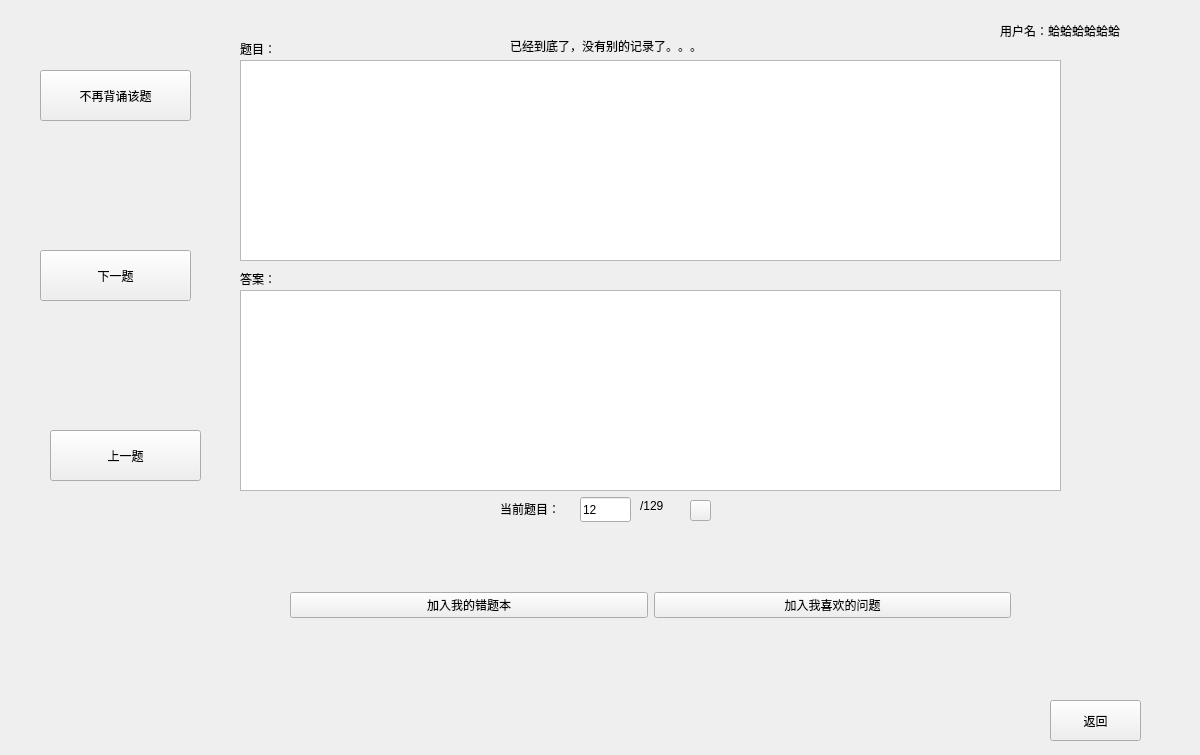
<?xml version="1.0" encoding="UTF-8"?>
<ui version="4.0">
 <class>ReciteForm</class>
 <widget class="QWidget" name="ReciteForm">
  <property name="geometry">
   <rect>
    <x>0</x>
    <y>0</y>
    <width>1200</width>
    <height>755</height>
   </rect>
  </property>
  <property name="windowTitle">
   <string>小航搜题-我的背题集</string>
  </property>
  <widget class="QWidget" name="horizontalLayoutWidget">
   <property name="geometry">
    <rect>
     <x>290</x>
     <y>520</y>
     <width>721</width>
     <height>171</height>
    </rect>
   </property>
   <layout class="QHBoxLayout" name="horizontalLayoutForButtons">
    <item>
     <widget class="QPushButton" name="addToWrongQuestionButton">
      <property name="styleSheet">
       <string notr="true">font: 75 10pt &quot;Consolas&quot; rgb(241, 255, 235);</string>
      </property>
      <property name="text">
       <string>加入我的错题本</string>
      </property>
     </widget>
    </item>
    <item>
     <widget class="QPushButton" name="addToFavoriteQuestionButton">
      <property name="styleSheet">
       <string notr="true">font: 75 10pt &quot;Consolas&quot; rgb(241, 255, 235);</string>
      </property>
      <property name="text">
       <string>加入我喜欢的问题</string>
      </property>
     </widget>
    </item>
   </layout>
  </widget>
  <widget class="QTextEdit" name="questionTextEdit">
   <property name="geometry">
    <rect>
     <x>240</x>
     <y>60</y>
     <width>821</width>
     <height>201</height>
    </rect>
   </property>
   <property name="styleSheet">
    <string notr="true">font: 75 10pt &quot;Consolas&quot; rgb(241, 255, 235);</string>
   </property>
   <property name="html">
    <string>&lt;!DOCTYPE HTML PUBLIC &quot;-//W3C//DTD HTML 4.0//EN&quot; &quot;http://www.w3.org/TR/REC-html40/strict.dtd&quot;&gt;
&lt;html&gt;&lt;head&gt;&lt;meta name=&quot;qrichtext&quot; content=&quot;1&quot; /&gt;&lt;style type=&quot;text/css&quot;&gt;
p, li { white-space: pre-wrap; }
&lt;/style&gt;&lt;/head&gt;&lt;body style=&quot; font-family:'Consolas'; font-size:10pt; font-weight:72; font-style:normal;&quot;&gt;
&lt;p style=&quot;-qt-paragraph-type:empty; margin-top:0px; margin-bottom:0px; margin-left:0px; margin-right:0px; -qt-block-indent:0; text-indent:0px;&quot;&gt;&lt;br /&gt;&lt;/p&gt;&lt;/body&gt;&lt;/html&gt;</string>
   </property>
  </widget>
  <widget class="QPushButton" name="nextQuestionButton">
   <property name="geometry">
    <rect>
     <x>40</x>
     <y>250</y>
     <width>151</width>
     <height>51</height>
    </rect>
   </property>
   <property name="styleSheet">
    <string notr="true">font: 75 10pt &quot;Consolas&quot; rgb(241, 255, 235);</string>
   </property>
   <property name="text">
    <string>下一题</string>
   </property>
  </widget>
  <widget class="QPushButton" name="clearCurrentQuestionButton">
   <property name="geometry">
    <rect>
     <x>40</x>
     <y>70</y>
     <width>151</width>
     <height>51</height>
    </rect>
   </property>
   <property name="styleSheet">
    <string notr="true">font: 75 10pt &quot;Consolas&quot; rgb(241, 255, 235);</string>
   </property>
   <property name="text">
    <string>不再背诵该题</string>
   </property>
  </widget>
  <widget class="QPushButton" name="preQuestionButton">
   <property name="geometry">
    <rect>
     <x>50</x>
     <y>430</y>
     <width>151</width>
     <height>51</height>
    </rect>
   </property>
   <property name="styleSheet">
    <string notr="true">font: 75 10pt &quot;Consolas&quot; rgb(241, 255, 235);</string>
   </property>
   <property name="text">
    <string>上一题</string>
   </property>
  </widget>
  <widget class="QPushButton" name="goBackButton">
   <property name="geometry">
    <rect>
     <x>1050</x>
     <y>700</y>
     <width>91</width>
     <height>41</height>
    </rect>
   </property>
   <property name="styleSheet">
    <string notr="true">font: 75 10pt &quot;Consolas&quot; rgb(241, 255, 235);</string>
   </property>
   <property name="text">
    <string>返回</string>
   </property>
  </widget>
  <widget class="QLabel" name="userNamelabel">
   <property name="geometry">
    <rect>
     <x>1000</x>
     <y>10</y>
     <width>191</width>
     <height>41</height>
    </rect>
   </property>
   <property name="styleSheet">
    <string notr="true">font: 9pt &quot;Consolas&quot; rgb(255, 14, 30);</string>
   </property>
   <property name="text">
    <string>用户名：蛤蛤蛤蛤蛤蛤</string>
   </property>
  </widget>
  <widget class="QLabel" name="label">
   <property name="geometry">
    <rect>
     <x>580</x>
     <y>10</y>
     <width>161</width>
     <height>41</height>
    </rect>
   </property>
   <property name="text">
    <string/>
   </property>
  </widget>
  <widget class="QLabel" name="scheduleTipsLabel">
   <property name="geometry">
    <rect>
     <x>510</x>
     <y>30</y>
     <width>301</width>
     <height>31</height>
    </rect>
   </property>
   <property name="styleSheet">
    <string notr="true">font: 9pt &quot;Consolas&quot; rgb(255, 14, 30);</string>
   </property>
   <property name="text">
    <string>已经到底了，没有别的记录了。。。</string>
   </property>
  </widget>
  <widget class="QTextEdit" name="answerTextEdit">
   <property name="geometry">
    <rect>
     <x>240</x>
     <y>290</y>
     <width>821</width>
     <height>201</height>
    </rect>
   </property>
   <property name="styleSheet">
    <string notr="true">font: 75 10pt &quot;Consolas&quot; rgb(241, 255, 235);</string>
   </property>
   <property name="html">
    <string>&lt;!DOCTYPE HTML PUBLIC &quot;-//W3C//DTD HTML 4.0//EN&quot; &quot;http://www.w3.org/TR/REC-html40/strict.dtd&quot;&gt;
&lt;html&gt;&lt;head&gt;&lt;meta name=&quot;qrichtext&quot; content=&quot;1&quot; /&gt;&lt;style type=&quot;text/css&quot;&gt;
p, li { white-space: pre-wrap; }
&lt;/style&gt;&lt;/head&gt;&lt;body style=&quot; font-family:'Consolas'; font-size:10pt; font-weight:72; font-style:normal;&quot;&gt;
&lt;p style=&quot;-qt-paragraph-type:empty; margin-top:0px; margin-bottom:0px; margin-left:0px; margin-right:0px; -qt-block-indent:0; text-indent:0px;&quot;&gt;&lt;br /&gt;&lt;/p&gt;&lt;/body&gt;&lt;/html&gt;</string>
   </property>
  </widget>
  <widget class="QLabel" name="questionLabel">
   <property name="geometry">
    <rect>
     <x>240</x>
     <y>40</y>
     <width>81</width>
     <height>18</height>
    </rect>
   </property>
   <property name="styleSheet">
    <string notr="true">font: 75 10pt &quot;Consolas&quot; rgb(241, 255, 235);</string>
   </property>
   <property name="text">
    <string>题目：</string>
   </property>
  </widget>
  <widget class="QLabel" name="rightAnswerLabel">
   <property name="geometry">
    <rect>
     <x>240</x>
     <y>270</y>
     <width>111</width>
     <height>18</height>
    </rect>
   </property>
   <property name="styleSheet">
    <string notr="true">font: 75 10pt &quot;Consolas&quot; rgb(241, 255, 235);</string>
   </property>
   <property name="text">
    <string>答案：</string>
   </property>
  </widget>
  <widget class="QLabel" name="currentScheduleLabel">
   <property name="geometry">
    <rect>
     <x>500</x>
     <y>500</y>
     <width>91</width>
     <height>18</height>
    </rect>
   </property>
   <property name="styleSheet">
    <string notr="true">font: 9pt &quot;Consolas&quot; rgb(255, 14, 30);</string>
   </property>
   <property name="text">
    <string>当前题目：</string>
   </property>
  </widget>
  <widget class="QLineEdit" name="questionNumberLineEdit">
   <property name="geometry">
    <rect>
     <x>580</x>
     <y>497</y>
     <width>51</width>
     <height>25</height>
    </rect>
   </property>
   <property name="styleSheet">
    <string notr="true">font: 9pt &quot;Consolas&quot; rgb(255, 14, 30);</string>
   </property>
   <property name="text">
    <string>12</string>
   </property>
  </widget>
  <widget class="QLabel" name="totQuestionLabel">
   <property name="geometry">
    <rect>
     <x>640</x>
     <y>497</y>
     <width>41</width>
     <height>18</height>
    </rect>
   </property>
   <property name="styleSheet">
    <string notr="true">font: 9pt &quot;Consolas&quot; rgb(255, 14, 30);</string>
   </property>
   <property name="text">
    <string>/129</string>
   </property>
  </widget>
  <widget class="QPushButton" name="changeQuestionButton">
   <property name="geometry">
    <rect>
     <x>690</x>
     <y>500</y>
     <width>21</width>
     <height>21</height>
    </rect>
   </property>
   <property name="text">
    <string/>
   </property>
  </widget>
 </widget>
 <resources/>
 <connections/>
</ui>
